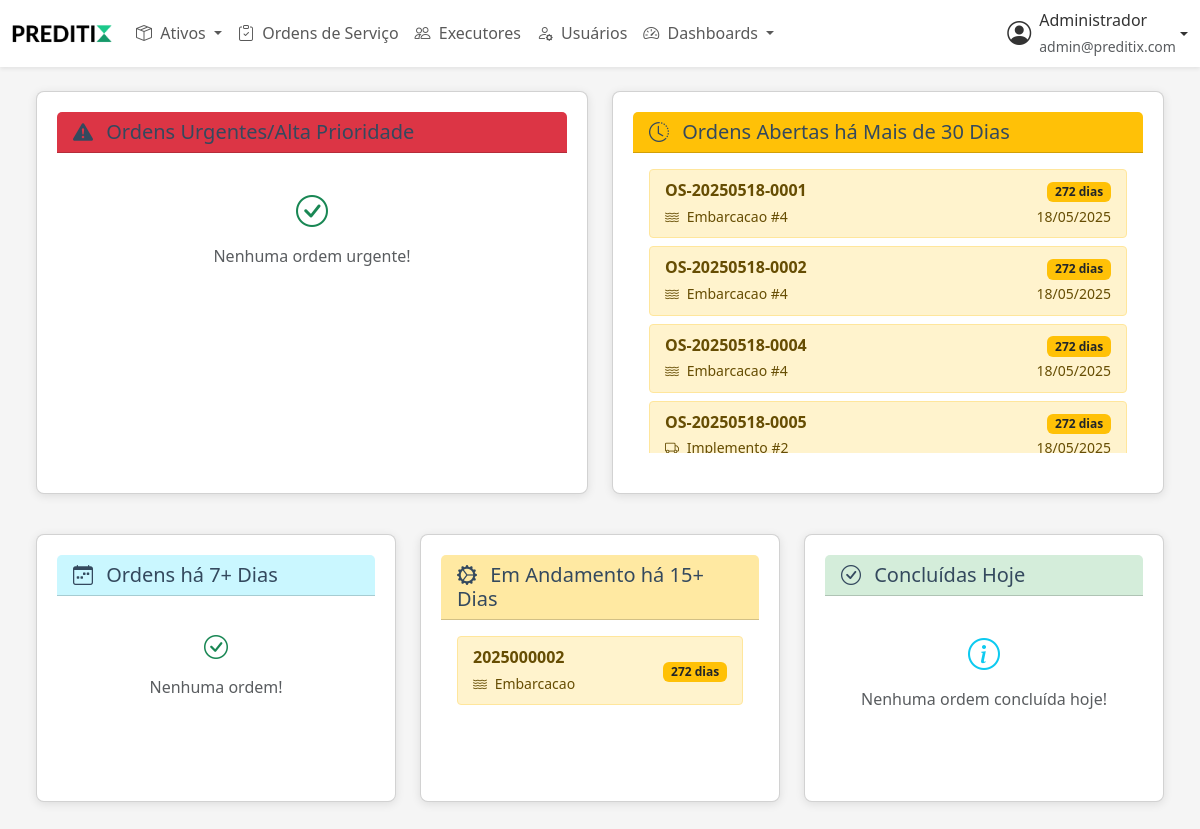
/index.php (signed in), run on the app's committed database.
### tables this page shows
CREATE TABLE IF NOT EXISTS `ordens_servico` (
  `id` int NOT NULL AUTO_INCREMENT,
  `numero_os` varchar(20) NOT NULL,
  `tipo_equipamento` enum('embarcacao','veiculo','implemento','tanque') NOT NULL,
  `equipamento_id` int NOT NULL,
  `data_abertura` datetime NOT NULL,
  `data_prevista` datetime DEFAULT NULL,
  `data_conclusao` datetime DEFAULT NULL,
  `odometro` decimal(10,2) DEFAULT NULL,
  `tipo_manutencao` enum('preventiva','corretiva','preditiva') NOT NULL,
  `sistemas_afetados` json DEFAULT NULL,
  `sintomas_detectados` json DEFAULT NULL,
  `causas_defeitos` json DEFAULT NULL,
  `tipo_intervencao` json DEFAULT NULL,
  `acoes_realizadas` json DEFAULT NULL,
  `observacoes` text,
  `mantenedores` text,
  `materiais_utilizados` text,
  `status` enum('aberta','em_andamento','concluida','cancelada') DEFAULT 'aberta',
  `prioridade` enum('baixa','media','alta','urgente') DEFAULT 'media',
  `usuario_abertura_id` int NOT NULL,
  `usuario_conclusao_id` int DEFAULT NULL,
  `usuario_responsavel_id` int DEFAULT NULL,
  `created_at` timestamp NULL DEFAULT CURRENT_TIMESTAMP,
  `updated_at` timestamp NULL DEFAULT CURRENT_TIMESTAMP ON UPDATE CURRENT_TIMESTAMP,
  PRIMARY KEY (`id`),
  UNIQUE KEY `numero_os` (`numero_os`),
  KEY `idx_tipo_equipamento` (`tipo_equipamento`),
  KEY `idx_equipamento_id` (`equipamento_id`),
  KEY `idx_status` (`status`),
  KEY `idx_data_abertura` (`data_abertura`)
);

### index.php (the view, shortened to what the rows shown need)
<?php
require_once 'classes/Alertas.php';
$alertas = new Alertas();
$alertasCriticos = $alertas->getAlertasCriticos();
$alertasTempo = $alertas->getAlertasTempo();
?>
<!DOCTYPE html>
<html lang="pt-BR">
<head>
    <link href="https://cdn.jsdelivr.net/npm/bootstrap@5.3.0/dist/css/bootstrap.min.css" rel="stylesheet">
    <link rel="stylesheet" href="https://cdn.jsdelivr.net/npm/bootstrap-icons@1.11.0/font/bootstrap-icons.css">
</head>
<body>
    <?php include 'includes/header.php'; ?>
    <div class="container-fluid mt-4">
        <div class="row mb-4">
            <div class="col-md-6 mb-3">
                <div class="card h-100">
                    <div class="card-body" style="max-height: 300px; overflow-y: auto;">
                        <?php if (!empty($alertasCriticos['ordens_antigas'])): ?>
                            <?php foreach ($alertasCriticos['ordens_antigas'] as $ordem): ?>
                                <a href="ordens_servico/visualiza_os.php?id=<?php echo $ordem['id']; ?>"
                                   class="text-decoration-none">
                                    <div class="alert alert-warning py-2 mb-2 cursor-pointer"
                                         style="cursor: pointer; transition: all 0.2s ease;"
                                         onmouseover="this.style.transform='scale(1.02)'"
                                         onmouseout="this.style.transform='scale(1)'">
                                        <div class="d-flex justify-content-between align-items-center">
                                            <div>
                                                <strong><?php echo $ordem['numero_os']; ?></strong>
                                                <br>
                                                <small>
                                                    <i class="bi <?php echo $alertas->getIconeEquipamento($ordem['tipo_equipamento']); ?> me-1"></i>
                                                    <?php echo ucfirst($ordem['tipo_equipamento']); ?> #<?php echo $ordem['equipamento_id']; ?>
                                                </small>
                                            </div>
                                            <div class="text-end">
                                                <span class="badge bg-warning text-dark">
                                                    <?php echo $alertas->formatarDias($ordem['dias_aberta']); ?>
                                                </span>
                                                <br>
                                                <small><?php echo $alertas->formatarData($ordem['data_abertura']); ?></small>
                                            </div>
                                        </div>
                                    </div>
                                </a>
                            <?php endforeach; ?>
                        <?php endif; ?>
                    </div>
                </div>
            </div>
        </div>
        <div class="row mb-4">
            <div class="col-md-4 mb-3">
                <div class="card h-100">
                    <div class="card-body" style="max-height: 250px; overflow-y: auto;">
                        <?php if (!empty($alertasTempo['ordens_andamento_longo'])): ?>
                            <?php foreach ($alertasTempo['ordens_andamento_longo'] as $ordem): ?>
                                <a href="ordens_servico/visualiza_os.php?id=<?php echo $ordem['id']; ?>"
                                   class="text-decoration-none">
                                    <div class="alert alert-warning py-2 mb-2 cursor-pointer"
                                         style="cursor: pointer; transition: all 0.2s ease;"
                                         onmouseover="this.style.transform='scale(1.02)'"
                                         onmouseout="this.style.transform='scale(1)'">
                                        <div class="d-flex justify-content-between align-items-center">
                                            <div>
                                                <strong><?php echo $ordem['numero_os']; ?></strong>
                                                <br>
                                                <small>
                                                    <i class="bi <?php echo $alertas->getIconeEquipamento($ordem['tipo_equipamento']); ?> me-1"></i>
                                                    <?php echo ucfirst($ordem['tipo_equipamento']); ?>
                                                </small>
                                            </div>
                                            <div class="text-end">
                                                <span class="badge bg-warning text-dark">
                                                    <?php echo $alertas->formatarDias($ordem['dias_aberta']); ?>
                                                </span>
                                            </div>
                                        </div>
                                    </div>
                                </a>
                            <?php endforeach; ?>
                        <?php endif; ?>
                    </div>
                </div>
            </div>
        </div>
    </div>
</body>
</html>

### data on the page
ordens_servico: numero_os "OS-20250518-0001", tipo_equipamento "Embarcacao", equipamento "4", formatarDias "272 dias", data_abertura "18/05/2025"
ordens_servico: numero_os "OS-20250518-0002", tipo_equipamento "Embarcacao", equipamento "4", formatarDias "272 dias", data_abertura "18/05/2025"
ordens_servico: numero_os "OS-20250518-0004", tipo_equipamento "Embarcacao", equipamento "4", formatarDias "272 dias", data_abertura "18/05/2025"
ordens_servico: numero_os "OS-20250518-0005", tipo_equipamento "Implemento", equipamento "2", formatarDias "272 dias", data_abertura "18/05/2025"
ordens_servico: numero_os "2025000002", tipo_equipamento "Embarcacao", formatarDias "272 dias"

### other printed values
$_SESSION['usuario_nome'] "Administrador"
$_SESSION['usuario_email'] "admin@preditix.com"
